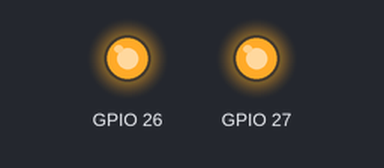
This sketch was run on a simulated ESP32. Parts: output pins drawn as LEDs (lit = HIGH).

Above: at 0.1 s.
Timing chart, 0 to 1.6 s (numbered marks = the images above):
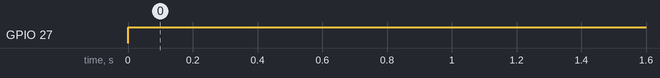

The sketch:

LEDS.ino
```cpp
void setup() {
  pinMode(26,OUTPUT);
  pinMode(27,OUTPUT);
}

void loop() {
  digitalWrite(26,HIGH);
  digitalWrite(27,HIGH);
}
```

Measured:
- by itself, GPIO 27: LOW → HIGH at 0.00 s
